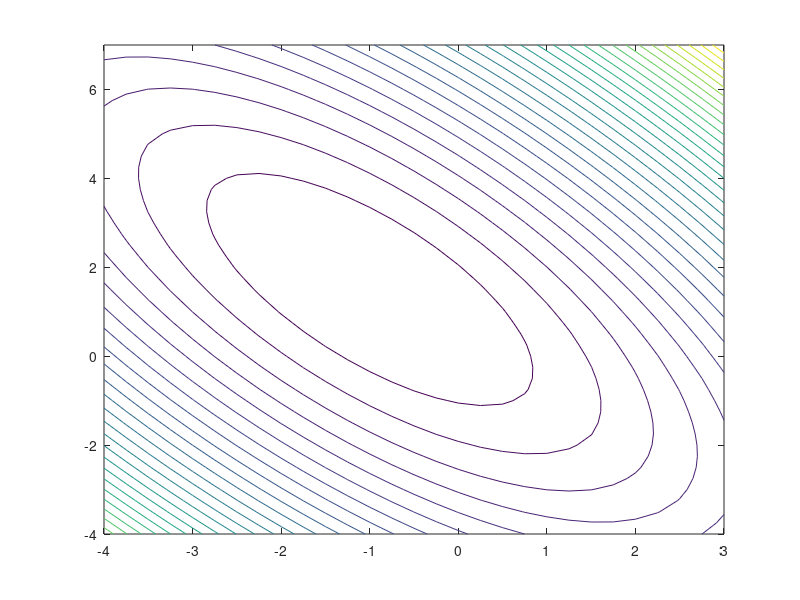

Here is the MATLAB script that generated this plot:
clc; close all; clear;

A = [4 2; 2 2];
x0 = [0; 0];
b = [-1; 1];

iteration_count = 0;
tolerance = 0.001;

while true
    gradient = A * x0 - b;
    
    alpha = (gradient' * gradient) / (gradient' * A * gradient);
    
    x0 = x0 - alpha * gradient;
    
    iteration_count = iteration_count + 1;
    
    if norm(A * x0 - b) < tolerance
        break
    end
end

disp(['Number of iterations: ' num2str(iteration_count)]);
disp(['Final solution (x0):']);
disp(x0);

x_values = -4:0.25:3;
y_values = -4:0.25:7;
[X1, X2] = meshgrid(x_values, y_values);
Z = 2 * X1.^2 + X2.^2 + 2 * X1.*X2 + X1 - X2;
contour(X1, X2, Z, 30);
